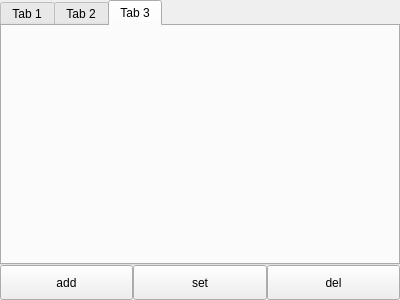
<?xml version="1.0" encoding="UTF-8"?>
<ui version="4.0">
 <class>CameraMenu</class>
 <widget class="QWidget" name="CameraMenu">
  <property name="geometry">
   <rect>
    <x>0</x>
    <y>0</y>
    <width>400</width>
    <height>300</height>
   </rect>
  </property>
  <property name="windowTitle">
   <string>CameraMenu</string>
  </property>
  <layout class="QGridLayout" name="gridLayout">
   <property name="leftMargin">
    <number>0</number>
   </property>
   <property name="topMargin">
    <number>0</number>
   </property>
   <property name="rightMargin">
    <number>0</number>
   </property>
   <property name="bottomMargin">
    <number>0</number>
   </property>
   <property name="spacing">
    <number>0</number>
   </property>
   <item row="0" column="0">
    <layout class="QGridLayout" name="grid_main">
     <property name="spacing">
      <number>0</number>
     </property>
     <item row="1" column="0">
      <layout class="QGridLayout" name="grid_button">
       <property name="spacing">
        <number>0</number>
       </property>
       <item row="1" column="1">
        <widget class="QPushButton" name="pb_set">
         <property name="minimumSize">
          <size>
           <width>0</width>
           <height>35</height>
          </size>
         </property>
         <property name="text">
          <string>set</string>
         </property>
        </widget>
       </item>
       <item row="1" column="2">
        <widget class="QPushButton" name="pb_del">
         <property name="minimumSize">
          <size>
           <width>0</width>
           <height>35</height>
          </size>
         </property>
         <property name="text">
          <string>del</string>
         </property>
        </widget>
       </item>
       <item row="1" column="0">
        <widget class="QPushButton" name="pb_add">
         <property name="minimumSize">
          <size>
           <width>0</width>
           <height>35</height>
          </size>
         </property>
         <property name="text">
          <string>add</string>
         </property>
        </widget>
       </item>
      </layout>
     </item>
     <item row="0" column="0">
      <widget class="MyTabWidget" name="tw_item">
       <property name="tabPosition">
        <enum>QTabWidget::North</enum>
       </property>
       <property name="currentIndex">
        <number>2</number>
       </property>
       <widget class="ItemListWidget" name="itm_list_1">
        <attribute name="title">
         <string>Tab 1</string>
        </attribute>
       </widget>
       <widget class="ItemListWidget" name="itm_list_2">
        <attribute name="title">
         <string>Tab 2</string>
        </attribute>
       </widget>
       <widget class="ItemListWidget" name="itm_list_3">
        <attribute name="title">
         <string>Tab 3</string>
        </attribute>
       </widget>
      </widget>
     </item>
    </layout>
   </item>
  </layout>
 </widget>
 <layoutdefault spacing="6" margin="11"/>
 <customwidgets>
  <customwidget>
   <class>ItemListWidget</class>
   <extends>QWidget</extends>
   <header>item_listwidget.h</header>
   <container>1</container>
  </customwidget>
  <customwidget>
   <class>MyTabWidget</class>
   <extends>QTabWidget</extends>
   <header location="global">my_tabwidget.h</header>
   <container>1</container>
  </customwidget>
 </customwidgets>
 <resources/>
 <connections/>
</ui>
